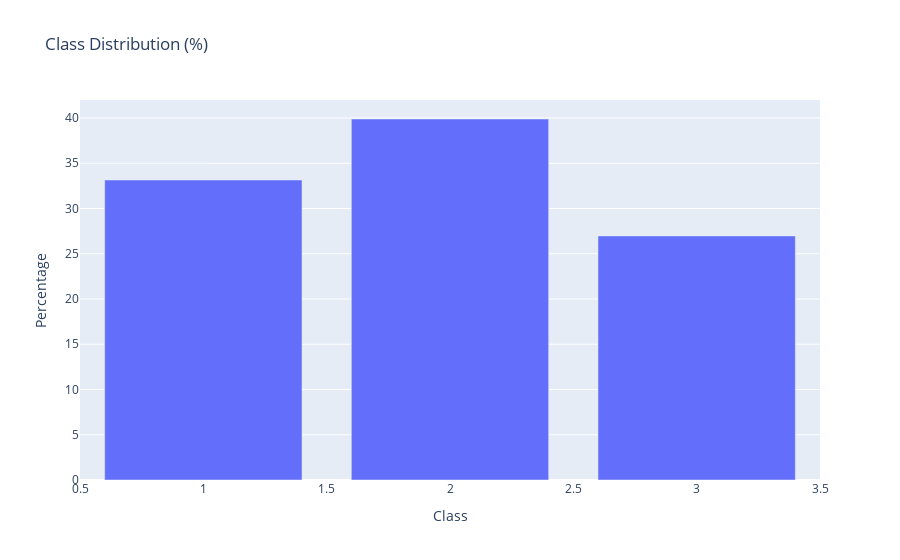

The cell this chart's notebook holds for it:
### Code cell
# Explore the data structure
print("Dataset shape:", main_df.shape)
print("\nColumns:", main_df.columns.tolist())
print("\nData types:")
print(main_df.dtypes.value_counts())

# Identify the target column (should be 'class' for wine dataset)
target_col = 'class' if 'class' in main_df.columns else 'Type'
print(f"\nTarget variable distribution (column: {target_col}):")
print(main_df[target_col].value_counts())
print("\nFirst few rows:")
display(main_df.head())

# Check for missing values
print(f"\nMissing values per column:")
missing_values = main_df.isnull().sum()
print(f"Total columns with missing values: {(missing_values > 0).sum()}")
print(f"Total missing values: {missing_values.sum()}")

# Show columns with most missing values (top 10)
if missing_values.sum() > 0:
    print("\nTop 10 columns with missing values:")
    print(missing_values[missing_values > 0].sort_values(ascending=False).head(10))

# Class distribution percentage plot on bar chart
class_distribution = main_df[target_col].value_counts(normalize=True) * 100
fig = go.Figure(data=[go.Bar(x=class_distribution.index, y=class_distribution.values)])
fig.update_layout(title='Class Distribution (%)', xaxis_title='Class', yaxis_title='Percentage')
fig.show()

# Separate features and target (exclude SHA256 if it exists)
cols_to_drop = [target_col]
if 'class' in main_df.columns:
    cols_to_drop.append('class')
    
X = main_df.drop(columns=cols_to_drop)
y = main_df[target_col]

print(f"\nOriginal data shape: {X.shape}")
print(f"Missing values in X: {X.isnull().sum().sum()}")

# Handle missing values - fill with 0 (appropriate for malware features)
X_clean = X.fillna(0)
print(f"Missing values after cleaning: {X_clean.isnull().sum().sum()}")

# Encode target labels
label_encoder = LabelEncoder()
y_encoded = label_encoder.fit_transform(y)
print(f"Encoded classes: {list(label_encoder.classes_)}")

# Split data into training and testing sets
X_train, X_test, y_train, y_test = train_test_split(X_clean, y_encoded, test_size=0.2, random_state=42, stratify=y_encoded)
print(f"Training data shape: {X_train.shape}")
print(f"Testing data shape: {X_test.shape}")

### Figure 1 — Plotly figure (JSON) as saved in the notebook; plotly's stock layout.template omitted (floating-point values rounded to 4 significant figures)
{"data": [{"type": "bar", "x": [2, 1, 3], "y": [39.89, 33.15, 26.97]}], "layout": {"title": {"text": "Class Distribution (%)"}, "xaxis": {"title": {"text": "Class"}}, "yaxis": {"title": {"text": "Percentage"}}}}
